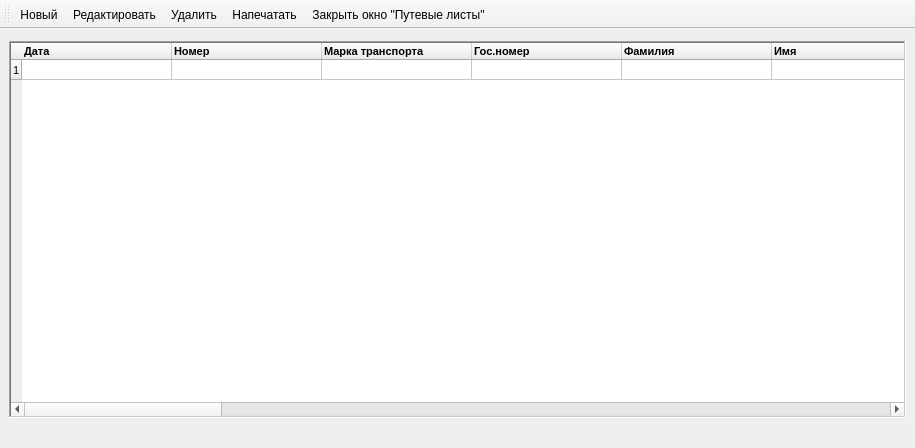
<?xml version="1.0" encoding="UTF-8"?>
<ui version="4.0">
 <class>MainWindow</class>
 <widget class="QMainWindow" name="MainWindow">
  <property name="geometry">
   <rect>
    <x>0</x>
    <y>0</y>
    <width>915</width>
    <height>448</height>
   </rect>
  </property>
  <property name="sizePolicy">
   <sizepolicy hsizetype="Minimum" vsizetype="Minimum">
    <horstretch>0</horstretch>
    <verstretch>0</verstretch>
   </sizepolicy>
  </property>
  <property name="windowTitle">
   <string>Путевые листы</string>
  </property>
  <property name="windowIcon">
   <iconset>
    <normaloff>bmp/18.bmp</normaloff>bmp/18.bmp</iconset>
  </property>
  <widget class="QWidget" name="centralwidget">
   <property name="sizePolicy">
    <sizepolicy hsizetype="Minimum" vsizetype="Minimum">
     <horstretch>0</horstretch>
     <verstretch>0</verstretch>
    </sizepolicy>
   </property>
   <layout class="QGridLayout" name="gridLayout_2">
    <property name="leftMargin">
     <number>9</number>
    </property>
    <property name="topMargin">
     <number>12</number>
    </property>
    <property name="rightMargin">
     <number>9</number>
    </property>
    <property name="bottomMargin">
     <number>30</number>
    </property>
    <item row="0" column="0">
     <layout class="QGridLayout" name="gridLayout">
      <item row="0" column="0">
       <widget class="QTableWidget" name="tableWidget">
        <property name="sizePolicy">
         <sizepolicy hsizetype="Minimum" vsizetype="Minimum">
          <horstretch>0</horstretch>
          <verstretch>0</verstretch>
         </sizepolicy>
        </property>
        <property name="font">
         <font>
          <family>MS Shell Dlg 2</family>
          <pointsize>8</pointsize>
         </font>
        </property>
        <property name="frameShape">
         <enum>QFrame::WinPanel</enum>
        </property>
        <property name="frameShadow">
         <enum>QFrame::Sunken</enum>
        </property>
        <property name="lineWidth">
         <number>0</number>
        </property>
        <property name="midLineWidth">
         <number>1</number>
        </property>
        <attribute name="horizontalHeaderMinimumSectionSize">
         <number>150</number>
        </attribute>
        <attribute name="horizontalHeaderDefaultSectionSize">
         <number>150</number>
        </attribute>
        <attribute name="verticalHeaderMinimumSectionSize">
         <number>20</number>
        </attribute>
        <attribute name="verticalHeaderDefaultSectionSize">
         <number>20</number>
        </attribute>
        <row>
         <property name="text">
          <string>1</string>
         </property>
        </row>
        <column>
         <property name="text">
          <string>Дата</string>
         </property>
         <property name="font">
          <font>
           <family>MS Shell Dlg 2</family>
           <pointsize>8</pointsize>
           <weight>75</weight>
           <bold>true</bold>
          </font>
         </property>
         <property name="textAlignment">
          <set>AlignLeading|AlignVCenter</set>
         </property>
        </column>
        <column>
         <property name="text">
          <string>Номер</string>
         </property>
         <property name="font">
          <font>
           <family>MS Shell Dlg 2</family>
           <pointsize>8</pointsize>
           <weight>75</weight>
           <bold>true</bold>
          </font>
         </property>
         <property name="textAlignment">
          <set>AlignLeading|AlignVCenter</set>
         </property>
        </column>
        <column>
         <property name="text">
          <string>Марка транспорта</string>
         </property>
         <property name="font">
          <font>
           <family>MS Shell Dlg 2</family>
           <pointsize>8</pointsize>
           <weight>75</weight>
           <bold>true</bold>
          </font>
         </property>
         <property name="textAlignment">
          <set>AlignLeading|AlignVCenter</set>
         </property>
        </column>
        <column>
         <property name="text">
          <string>Гос.номер</string>
         </property>
         <property name="font">
          <font>
           <family>MS Shell Dlg 2</family>
           <pointsize>8</pointsize>
           <weight>75</weight>
           <bold>true</bold>
          </font>
         </property>
         <property name="textAlignment">
          <set>AlignLeading|AlignVCenter</set>
         </property>
        </column>
        <column>
         <property name="text">
          <string>Фамилия</string>
         </property>
         <property name="font">
          <font>
           <family>MS Shell Dlg 2</family>
           <pointsize>8</pointsize>
           <weight>75</weight>
           <bold>true</bold>
          </font>
         </property>
         <property name="textAlignment">
          <set>AlignLeading|AlignVCenter</set>
         </property>
        </column>
        <column>
         <property name="text">
          <string>Имя</string>
         </property>
         <property name="font">
          <font>
           <family>MS Shell Dlg 2</family>
           <pointsize>8</pointsize>
           <weight>75</weight>
           <bold>true</bold>
          </font>
         </property>
         <property name="textAlignment">
          <set>AlignLeading|AlignVCenter</set>
         </property>
        </column>
        <column>
         <property name="text">
          <string>Отчество</string>
         </property>
         <property name="font">
          <font>
           <family>MS Shell Dlg 2</family>
           <pointsize>8</pointsize>
           <weight>75</weight>
           <bold>true</bold>
          </font>
         </property>
         <property name="textAlignment">
          <set>AlignLeading|AlignVCenter</set>
         </property>
        </column>
        <column>
         <property name="text">
          <string>Удостоверение</string>
         </property>
         <property name="font">
          <font>
           <family>MS Shell Dlg 2</family>
           <pointsize>8</pointsize>
           <weight>75</weight>
           <bold>true</bold>
          </font>
         </property>
         <property name="textAlignment">
          <set>AlignLeading|AlignVCenter</set>
         </property>
        </column>
        <column>
         <property name="text">
          <string>Класс</string>
         </property>
         <property name="font">
          <font>
           <family>MS Shell Dlg 2</family>
           <pointsize>8</pointsize>
           <weight>75</weight>
           <bold>true</bold>
          </font>
         </property>
         <property name="textAlignment">
          <set>AlignLeading|AlignVCenter</set>
         </property>
        </column>
        <column>
         <property name="text">
          <string>Показ.спидометра</string>
         </property>
         <property name="font">
          <font>
           <family>MS Shell Dlg 2</family>
           <pointsize>8</pointsize>
           <weight>75</weight>
           <bold>true</bold>
          </font>
         </property>
         <property name="textAlignment">
          <set>AlignLeading|AlignVCenter</set>
         </property>
        </column>
        <column>
         <property name="text">
          <string>Адр.подачи</string>
         </property>
         <property name="font">
          <font>
           <family>MS Shell Dlg 2</family>
           <pointsize>8</pointsize>
           <weight>75</weight>
           <bold>true</bold>
          </font>
         </property>
         <property name="textAlignment">
          <set>AlignLeading|AlignVCenter</set>
         </property>
        </column>
        <column>
         <property name="text">
          <string>Время выезда</string>
         </property>
         <property name="font">
          <font>
           <family>MS Shell Dlg 2</family>
           <pointsize>8</pointsize>
           <weight>75</weight>
           <bold>true</bold>
          </font>
         </property>
         <property name="textAlignment">
          <set>AlignLeading|AlignVCenter</set>
         </property>
        </column>
        <column>
         <property name="text">
          <string>Время возвращения</string>
         </property>
         <property name="font">
          <font>
           <family>MS Shell Dlg 2</family>
           <pointsize>8</pointsize>
           <weight>75</weight>
           <bold>true</bold>
          </font>
         </property>
         <property name="textAlignment">
          <set>AlignLeading|AlignVCenter</set>
         </property>
        </column>
        <column>
         <property name="text">
          <string>Выдано горючего</string>
         </property>
         <property name="font">
          <font>
           <family>MS Shell Dlg 2</family>
           <pointsize>8</pointsize>
           <weight>75</weight>
           <bold>true</bold>
          </font>
         </property>
         <property name="textAlignment">
          <set>AlignLeading|AlignVCenter</set>
         </property>
        </column>
        <column>
         <property name="text">
          <string>Ост.при выезде</string>
         </property>
         <property name="font">
          <font>
           <family>MS Shell Dlg 2</family>
           <pointsize>8</pointsize>
           <weight>75</weight>
           <bold>true</bold>
          </font>
         </property>
         <property name="textAlignment">
          <set>AlignLeading|AlignVCenter</set>
         </property>
        </column>
        <column>
         <property name="text">
          <string>Ост.при возвр.</string>
         </property>
         <property name="font">
          <font>
           <family>MS Shell Dlg 2</family>
           <pointsize>8</pointsize>
           <weight>75</weight>
           <bold>true</bold>
          </font>
         </property>
         <property name="textAlignment">
          <set>AlignLeading|AlignVCenter</set>
         </property>
        </column>
        <column>
         <property name="text">
          <string>Норма</string>
         </property>
         <property name="font">
          <font>
           <family>MS Shell Dlg 2</family>
           <pointsize>8</pointsize>
           <weight>75</weight>
           <bold>true</bold>
          </font>
         </property>
         <property name="textAlignment">
          <set>AlignLeading|AlignVCenter</set>
         </property>
        </column>
        <column>
         <property name="text">
          <string>Расх.факт.</string>
         </property>
         <property name="font">
          <font>
           <family>MS Shell Dlg 2</family>
           <pointsize>8</pointsize>
           <weight>75</weight>
           <bold>true</bold>
          </font>
         </property>
         <property name="textAlignment">
          <set>AlignLeading|AlignVCenter</set>
         </property>
        </column>
        <column>
         <property name="text">
          <string>Экономия</string>
         </property>
         <property name="font">
          <font>
           <family>MS Shell Dlg 2</family>
           <pointsize>8</pointsize>
           <weight>75</weight>
           <bold>true</bold>
          </font>
         </property>
         <property name="textAlignment">
          <set>AlignLeading|AlignVCenter</set>
         </property>
        </column>
        <column>
         <property name="text">
          <string>Перерасход</string>
         </property>
         <property name="font">
          <font>
           <family>MS Shell Dlg 2</family>
           <pointsize>8</pointsize>
           <weight>75</weight>
           <bold>true</bold>
          </font>
         </property>
         <property name="textAlignment">
          <set>AlignLeading|AlignVCenter</set>
         </property>
        </column>
        <column>
         <property name="text">
          <string>Показ.спидометра при возвр.</string>
         </property>
         <property name="font">
          <font>
           <family>MS Shell Dlg 2</family>
           <pointsize>8</pointsize>
           <weight>75</weight>
           <bold>true</bold>
          </font>
         </property>
         <property name="textAlignment">
          <set>AlignLeading|AlignVCenter</set>
         </property>
        </column>
        <column>
         <property name="text">
          <string>Пройдено</string>
         </property>
         <property name="font">
          <font>
           <family>MS Shell Dlg 2</family>
           <pointsize>8</pointsize>
           <weight>75</weight>
           <bold>true</bold>
          </font>
         </property>
         <property name="textAlignment">
          <set>AlignLeading|AlignVCenter</set>
         </property>
        </column>
        <item row="0" column="0">
         <property name="text">
          <string/>
         </property>
         <property name="textAlignment">
          <set>AlignLeading|AlignVCenter</set>
         </property>
        </item>
        <item row="0" column="8">
         <property name="textAlignment">
          <set>AlignTrailing|AlignVCenter</set>
         </property>
        </item>
        <item row="0" column="9">
         <property name="textAlignment">
          <set>AlignTrailing|AlignVCenter</set>
         </property>
        </item>
        <item row="0" column="13">
         <property name="text">
          <string/>
         </property>
         <property name="textAlignment">
          <set>AlignTrailing|AlignVCenter</set>
         </property>
        </item>
        <item row="0" column="14">
         <property name="textAlignment">
          <set>AlignTrailing|AlignVCenter</set>
         </property>
        </item>
        <item row="0" column="15">
         <property name="textAlignment">
          <set>AlignTrailing|AlignVCenter</set>
         </property>
        </item>
        <item row="0" column="16">
         <property name="textAlignment">
          <set>AlignTrailing|AlignVCenter</set>
         </property>
        </item>
        <item row="0" column="17">
         <property name="textAlignment">
          <set>AlignTrailing|AlignVCenter</set>
         </property>
        </item>
        <item row="0" column="18">
         <property name="textAlignment">
          <set>AlignTrailing|AlignVCenter</set>
         </property>
        </item>
        <item row="0" column="19">
         <property name="textAlignment">
          <set>AlignTrailing|AlignVCenter</set>
         </property>
        </item>
        <item row="0" column="20">
         <property name="text">
          <string/>
         </property>
         <property name="textAlignment">
          <set>AlignTrailing|AlignVCenter</set>
         </property>
        </item>
        <item row="0" column="21">
         <property name="textAlignment">
          <set>AlignTrailing|AlignVCenter</set>
         </property>
        </item>
       </widget>
      </item>
     </layout>
    </item>
   </layout>
  </widget>
  <widget class="QToolBar" name="toolBar">
   <property name="sizePolicy">
    <sizepolicy hsizetype="Minimum" vsizetype="Minimum">
     <horstretch>0</horstretch>
     <verstretch>0</verstretch>
    </sizepolicy>
   </property>
   <property name="minimumSize">
    <size>
     <width>0</width>
     <height>0</height>
    </size>
   </property>
   <property name="baseSize">
    <size>
     <width>0</width>
     <height>0</height>
    </size>
   </property>
   <property name="windowTitle">
    <string>toolBar</string>
   </property>
   <property name="movable">
    <bool>true</bool>
   </property>
   <property name="allowedAreas">
    <set>Qt::AllToolBarAreas</set>
   </property>
   <property name="orientation">
    <enum>Qt::Horizontal</enum>
   </property>
   <property name="iconSize">
    <size>
     <width>17</width>
     <height>17</height>
    </size>
   </property>
   <property name="floatable">
    <bool>true</bool>
   </property>
   <attribute name="toolBarArea">
    <enum>TopToolBarArea</enum>
   </attribute>
   <attribute name="toolBarBreak">
    <bool>false</bool>
   </attribute>
   <addaction name="action"/>
   <addaction name="action_2"/>
   <addaction name="action_3"/>
   <addaction name="action_4"/>
   <addaction name="action_5"/>
  </widget>
  <action name="action">
   <property name="icon">
    <iconset>
     <normaloff>bmp/8.bmp</normaloff>
     <disabledoff>bmp/8.bmp</disabledoff>bmp/8.bmp</iconset>
   </property>
   <property name="text">
    <string>Новый</string>
   </property>
  </action>
  <action name="action_2">
   <property name="icon">
    <iconset>
     <normaloff>bmp/4.bmp</normaloff>
     <disabledoff>bmp/4.bmp</disabledoff>bmp/4.bmp</iconset>
   </property>
   <property name="text">
    <string>Редактировать</string>
   </property>
  </action>
  <action name="action_3">
   <property name="icon">
    <iconset>
     <normaloff>bmp/3.bmp</normaloff>
     <disabledoff>bmp/3.bmp</disabledoff>bmp/3.bmp</iconset>
   </property>
   <property name="text">
    <string>Удалить</string>
   </property>
  </action>
  <action name="action_5">
   <property name="icon">
    <iconset>
     <normaloff>bmp/11.bmp</normaloff>
     <disabledoff>bmp/11.bmp</disabledoff>bmp/11.bmp</iconset>
   </property>
   <property name="text">
    <string>Закрыть окно &quot;Путевые листы&quot;</string>
   </property>
  </action>
  <action name="action_4">
   <property name="checkable">
    <bool>true</bool>
   </property>
   <property name="icon">
    <iconset>
     <normaloff>bmp/6.bmp</normaloff>
     <disabledoff>bmp/6.bmp</disabledoff>bmp/6.bmp</iconset>
   </property>
   <property name="text">
    <string>Напечатать</string>
   </property>
   <property name="shortcutContext">
    <enum>Qt::WindowShortcut</enum>
   </property>
   <property name="menuRole">
    <enum>QAction::TextHeuristicRole</enum>
   </property>
  </action>
  <action name="action_6">
   <property name="text">
    <string>к</string>
   </property>
  </action>
 </widget>
 <resources/>
 <connections/>
</ui>
